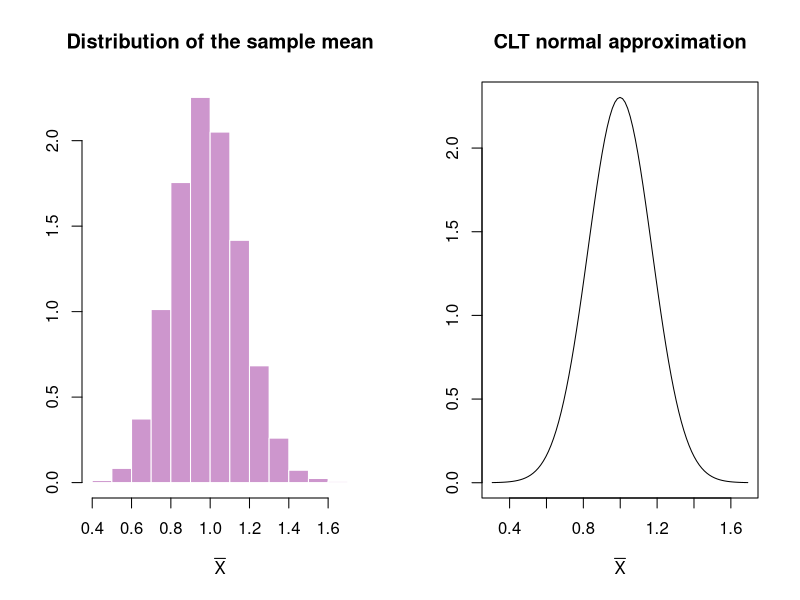
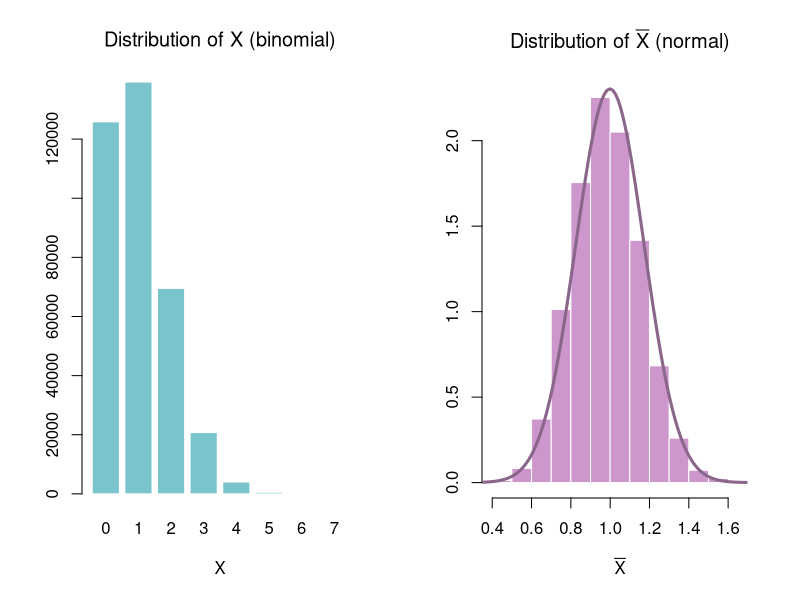

These figures' R source, in order:
## ---- chunk 1
knitr::opts_chunk$set(echo = TRUE)
rm(list=ls())
## ---- chunk 2
#This is the so-called truth
nstudents = 360000
nexam = 10
prob_cheat = 0.1
set.seed(80221)
pop = data.frame(
  "studentID" = 1:nstudents,
  "cheat" = rbinom(nstudents, nexam, prob_cheat)
)#Now forget the fact that we create this. 
## ---- chunk 3
head(pop,10)
## ---- chunk 4
#Taking samples from the population
sample_size = 30 #Number of students you draw out every time of investigation
nrep = 10000 #You do it nrep times
## ---- chunk 5
sample_mean = rep(NA, nrep) #You don't need to learn to code this
set.seed(276)
for (i in 1:nrep) {
  #Here you randomly draw a sample_size students to investigate their behavior
  sample = pop[sample(1:nstudents, size = sample_size, replace = FALSE), ]
  #then you compute the mean number of cheated exams (over nexam)
  sample_mean[i] = mean(sample$cheat)
}

# Parameters of the approximated normal distribution suggested by the CLT
mu = mean(pop$cheat) #population mean
sigma_squared = var(pop$cheat) #population variance
sigma_squared_clt = sigma_squared / sample_size #variance as per the CLT formula

{ #visualization
  par(mfrow = c(1, 2))
  hist(#the histogram
    sample_mean,
    main = "Distribution of the sample mean",
    freq = F,
    ylab = "",
    xlab = expression(bar(X)),
    col = "plum3",
    border = F
  )#, xlim = c(0,0.76))
  curve(#the CLT bell curve
    dnorm(x, mean = mu, sd = sqrt(sigma_squared_clt)),
    main = "CLT normal approximation",
    ylab = "",
    xlab = expression(bar(X)),
    from = mu - 4 * sqrt(sigma_squared_clt),
    to = mu + 4 * sqrt(sigma_squared_clt)
  )
}
## ---- chunk 6
cut_point = 1

#If we had data, we simply count the number of observations that satisfy the condition (e.g., >1) and divide it by the total number of observations
data_prob = sum(sample_mean > cut_point) / length(sample_mean)

#This we practised serveral times when we learn about the normal distribution
clt_prob = pnorm(
  cut_point,
  mean = mu,
  sd = sqrt(sigma_squared_clt),
  lower.tail = F
)

#Print out the results
data.frame(data_prob, clt_prob)
## ---- chunk 7
par(mfrow = c(1, 2))
barplot(#the blue bars
  table(pop$cheat),
  main = bquote("Distribution of " * X * " (binomial)"),
  border = F,
  col = "cadetblue3",
  xlab = "X"
)
hist(#the pink bars
  sample_mean,
  main = bquote("Distribution of " * bar(X) * " (normal)"),
  border = F,
  freq = F,
  col = "plum3",
  xlab = expression(bar(X)),
  ylab = "",
)
curve(#the curve
  dnorm(x, mean = mu, sd = sqrt(sigma_squared_clt)),
  add = TRUE,
  col = "plum4",
  lwd = 3,
  main = "CLT normal approximation",
  ylab = "",
  from = mu - 4 * sqrt(sigma_squared_clt),
  to = mu + 4 * sqrt(sigma_squared_clt)
)
